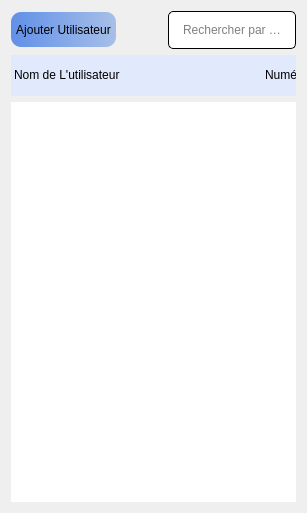
                       <widget class="QWidget" name="page_13">
                        <layout class="QGridLayout" name="gridLayout_20">
                         <item row="0" column="0">
                          <widget class="QPushButton" name="pushButton_17">
                           <property name="minimumSize">
                            <size>
                             <width>0</width>
                             <height>35</height>
                            </size>
                           </property>
                           <property name="maximumSize">
                            <size>
                             <width>200</width>
                             <height>16777215</height>
                            </size>
                           </property>
                           <property name="styleSheet">
                            <string notr="true">QPushButton{
	text-align:center;
	padding: 5px;
	border-radius:10px;
	color: rgb(0, 0, 0);
	font: 75 italic 14pt &quot;Times New Roman&quot;;
background-color: qlineargradient(spread:pad, x1:0, y1:0, x2:1, y2:0, stop:0 #6190E8, stop:1 #A7BFE8);
}
QPushButton:hover{
	padding-left:2px;
	
	background-color: #b8c0ff;



}
QPushButton:pressed{
	padding-Right:2px;

}</string>
                           </property>
                           <property name="text">
                            <string>Ajouter Utilisateur</string>
                           </property>
                          </widget>
                         </item>
                         <item row="0" column="2">
                          <widget class="QLineEdit" name="lineEdit_8">
                           <property name="minimumSize">
                            <size>
                             <width>0</width>
                             <height>35</height>
                            </size>
                           </property>
                           <property name="maximumSize">
                            <size>
                             <width>400</width>
                             <height>16777215</height>
                            </size>
                           </property>
                           <property name="styleSheet">
                            <string notr="true">
QLineEdit{
	border:1px solid black;
	border-radius:5px;
	padding:10px ;
	background-color: rgb(255, 255, 255);
	font: 12pt &quot;Times New Roman&quot;;
}
QLineEdit:focus{
	border:2px solid ;
	background-color: #F4F6FC;
	border-color: qlineargradient(spread:pad, x1:0, y1:0, x2:1, y2:0, stop:0 #E0C4FD, stop:1 #8FC6FD);
}
</string>
                           </property>
                           <property name="alignment">
                            <set>Qt::AlignCenter</set>
                           </property>
                           <property name="placeholderText">
                            <string>Rechercher par Type</string>
                           </property>
                          </widget>
                         </item>
                         <item row="2" column="0" colspan="3">
                          <widget class="QTableWidget" name="tableWidget_12">
                           <property name="minimumSize">
                            <size>
                             <width>0</width>
                             <height>400</height>
                            </size>
                           </property>
                           <property name="styleSheet">
                            <string notr="true">
font: 14pt &quot;Times New Roman&quot;;
border-radius:0px;
color: rgb(0, 0, 0);</string>
                           </property>
                           <property name="verticalScrollBarPolicy">
                            <enum>Qt::ScrollBarAlwaysOff</enum>
                           </property>
                           <property name="horizontalScrollBarPolicy">
                            <enum>Qt::ScrollBarAlwaysOff</enum>
                           </property>
                           <property name="alternatingRowColors">
                            <bool>false</bool>
                           </property>
                           <property name="selectionMode">
                            <enum>QAbstractItemView::NoSelection</enum>
                           </property>
                           <property name="showGrid">
                            <bool>false</bool>
                           </property>
                           <property name="rowCount">
                            <number>12</number>
                           </property>
                           <property name="columnCount">
                            <number>7</number>
                           </property>
                           <attribute name="horizontalHeaderVisible">
                            <bool>false</bool>
                           </attribute>
                           <attribute name="horizontalHeaderDefaultSectionSize">
                            <number>58</number>
                           </attribute>
                           <attribute name="horizontalHeaderHighlightSections">
                            <bool>true</bool>
                           </attribute>
                           <attribute name="horizontalHeaderStretchLastSection">
                            <bool>true</bool>
                           </attribute>
                           <attribute name="verticalHeaderVisible">
                            <bool>false</bool>
                           </attribute>
                           <attribute name="verticalHeaderCascadingSectionResizes">
                            <bool>false</bool>
                           </attribute>
                           <attribute name="verticalHeaderMinimumSectionSize">
                            <number>41</number>
                           </attribute>
                           <row/>
                           <row/>
                           <row/>
                           <row/>
                           <row/>
                           <row/>
                           <row/>
                           <row/>
                           <row/>
                           <row/>
                           <row/>
                           <row/>
                           <column>
                            <property name="text">
                             <string>New Column</string>
                            </property>
                           </column>
                           <column>
                            <property name="text">
                             <string>New Column</string>
                            </property>
                           </column>
                           <column>
                            <property name="text">
                             <string>New Column</string>
                            </property>
                           </column>
                           <column>
                            <property name="text">
                             <string>New Column</string>
                            </property>
                           </column>
                           <column>
                            <property name="text">
                             <string>New Column</string>
                            </property>
                           </column>
                           <column>
                            <property name="text">
                             <string>New Column</string>
                            </property>
                           </column>
                           <column>
                            <property name="text">
                             <string>New Column</string>
                            </property>
                           </column>
                          </widget>
                         </item>
                         <item row="1" column="0" colspan="3">
                          <widget class="QTableWidget" name="tableWidget_11">
                           <property name="enabled">
                            <bool>true</bool>
                           </property>
                           <property name="minimumSize">
                            <size>
                             <width>0</width>
                             <height>0</height>
                            </size>
                           </property>
                           <property name="maximumSize">
                            <size>
                             <width>16777215</width>
                             <height>41</height>
                            </size>
                           </property>
                           <property name="styleSheet">
                            <string notr="true">background-color: rgb(220, 231, 255,200);

font: 14pt &quot;Times New Roman&quot;;
border-radius:0px;
color: rgb(0, 0, 0);</string>
                           </property>
                           <property name="horizontalScrollBarPolicy">
                            <enum>Qt::ScrollBarAlwaysOff</enum>
                           </property>
                           <property name="alternatingRowColors">
                            <bool>false</bool>
                           </property>
                           <property name="showGrid">
                            <bool>false</bool>
                           </property>
                           <property name="rowCount">
                            <number>1</number>
                           </property>
                           <property name="columnCount">
                            <number>5</number>
                           </property>
                           <attribute name="horizontalHeaderVisible">
                            <bool>false</bool>
                           </attribute>
                           <attribute name="horizontalHeaderDefaultSectionSize">
                            <number>251</number>
                           </attribute>
                           <attribute name="horizontalHeaderHighlightSections">
                            <bool>true</bool>
                           </attribute>
                           <attribute name="verticalHeaderVisible">
                            <bool>false</bool>
                           </attribute>
                           <attribute name="verticalHeaderMinimumSectionSize">
                            <number>41</number>
                           </attribute>
                           <attribute name="verticalHeaderDefaultSectionSize">
                            <number>41</number>
                           </attribute>
                           <attribute name="verticalHeaderHighlightSections">
                            <bool>true</bool>
                           </attribute>
                           <row>
                            <property name="text">
                             <string>New Row</string>
                            </property>
                           </row>
                           <column>
                            <property name="text">
                             <string>New Column</string>
                            </property>
                           </column>
                           <column>
                            <property name="text">
                             <string>New Column</string>
                            </property>
                           </column>
                           <column>
                            <property name="text">
                             <string>New Column</string>
                            </property>
                           </column>
                           <column>
                            <property name="text">
                             <string>New Column</string>
                            </property>
                           </column>
                           <column>
                            <property name="text">
                             <string>New Column</string>
                            </property>
                           </column>
                           <item row="0" column="0">
                            <property name="text">
                             <string>Nom de L'utilisateur</string>
                            </property>
                           </item>
                           <item row="0" column="1">
                            <property name="text">
                             <string>Numéro de Téléphone</string>
                            </property>
                           </item>
                           <item row="0" column="2">
                            <property name="text">
                             <string>Date</string>
                            </property>
                           </item>
                           <item row="0" column="3">
                            <property name="text">
                             <string/>
                            </property>
                           </item>
                           <item row="0" column="4">
                            <property name="text">
                             <string/>
                            </property>
                           </item>
                          </widget>
                         </item>
                         <item row="0" column="1">
                          <spacer name="horizontalSpacer_8">
                           <property name="orientation">
                            <enum>Qt::Horizontal</enum>
                           </property>
                           <property name="sizeHint" stdset="0">
                            <size>
                             <width>40</width>
                             <height>20</height>
                            </size>
                           </property>
                          </spacer>
                         </item>
                        </layout>
                       </widget>
